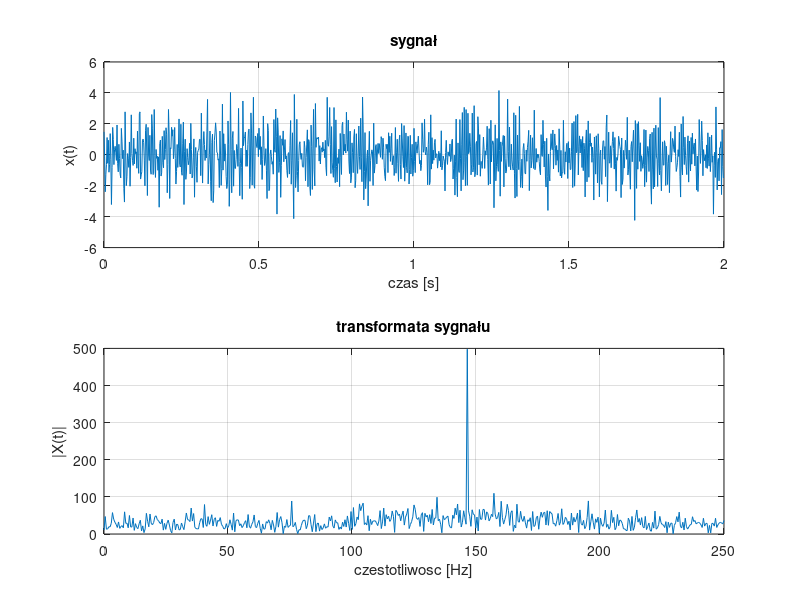

This chart was generated by the following MATLAB code:
close all;
clear all;

N=1000;
fp=500;
t=0:1/fp:(N-1)/fp;

x=sin(2*pi*150*t)+chirp(t,100,t(end),200)+randn(1,N);

figure; 
subplot(211);
plot(t,x);grid on;
title('sygnał');
xlabel('czas [s]');
ylabel('x(t)');

Nf=1024;
Nf21=Nf/2+1;
tf=linspace(0,fp/2,Nf21);
y=fft(x);
y_mod=abs(y);
subplot(212);
plot(tf,y_mod(1:Nf21));grid on;
title('transformata sygnału');
xlabel('czestotliwosc [Hz]');
ylabel('|X(t)|');